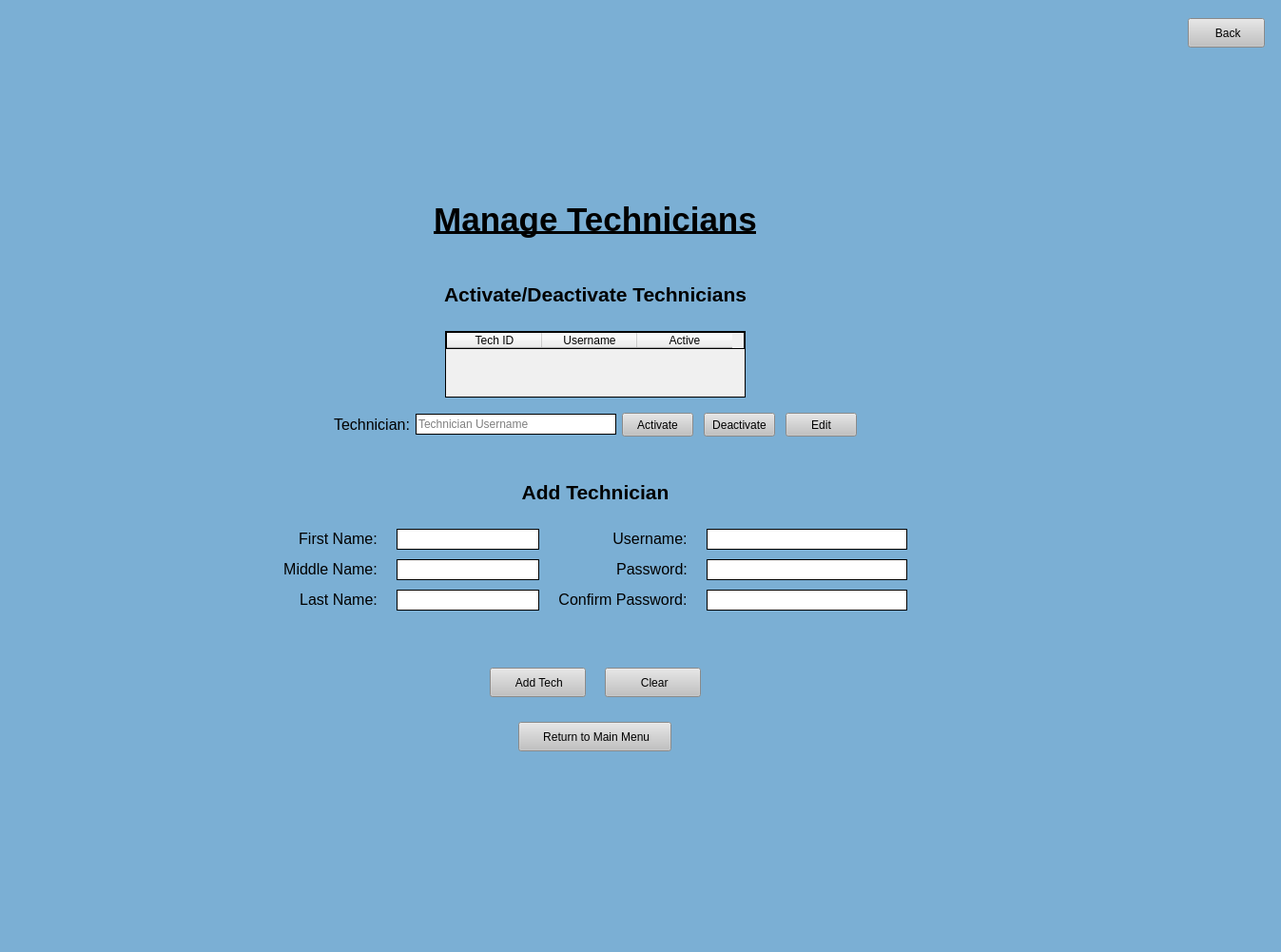
<?xml version="1.0" encoding="UTF-8"?>
<ui version="4.0">
 <class>MainWindow</class>
 <widget class="QMainWindow" name="MainWindow">
  <property name="enabled">
   <bool>true</bool>
  </property>
  <property name="geometry">
   <rect>
    <x>0</x>
    <y>0</y>
    <width>1347</width>
    <height>1001</height>
   </rect>
  </property>
  <property name="focusPolicy">
   <enum>Qt::ClickFocus</enum>
  </property>
  <property name="windowTitle">
   <string>Login</string>
  </property>
  <property name="styleSheet">
   <string notr="true">background-color: rgb(123, 175, 212);</string>
  </property>
  <property name="toolButtonStyle">
   <enum>Qt::ToolButtonIconOnly</enum>
  </property>
  <widget class="QWidget" name="centralwidget">
   <layout class="QGridLayout" name="gridLayout">
    <item row="3" column="0">
     <layout class="QHBoxLayout" name="horizontalLayout_7">
      <property name="leftMargin">
       <number>0</number>
      </property>
      <property name="topMargin">
       <number>0</number>
      </property>
      <property name="rightMargin">
       <number>0</number>
      </property>
      <property name="bottomMargin">
       <number>0</number>
      </property>
      <item>
       <spacer name="horizontalSpacer_11">
        <property name="orientation">
         <enum>Qt::Horizontal</enum>
        </property>
        <property name="sizeHint" stdset="0">
         <size>
          <width>40</width>
          <height>20</height>
         </size>
        </property>
       </spacer>
      </item>
      <item>
       <layout class="QVBoxLayout" name="verticalLayout">
        <property name="leftMargin">
         <number>20</number>
        </property>
        <property name="topMargin">
         <number>20</number>
        </property>
        <property name="rightMargin">
         <number>20</number>
        </property>
        <property name="bottomMargin">
         <number>20</number>
        </property>
        <item>
         <widget class="QLabel" name="label">
          <property name="text">
           <string>&lt;html&gt;&lt;head/&gt;&lt;body&gt;&lt;p align=&quot;center&quot;&gt;&lt;span style=&quot; font-size:26pt; font-weight:600; text-decoration: underline;&quot;&gt;Manage Technicians&lt;/span&gt;&lt;/p&gt;&lt;/body&gt;&lt;/html&gt;</string>
          </property>
         </widget>
        </item>
        <item>
         <spacer name="verticalSpacer_4">
          <property name="orientation">
           <enum>Qt::Vertical</enum>
          </property>
          <property name="sizeType">
           <enum>QSizePolicy::Minimum</enum>
          </property>
          <property name="sizeHint" stdset="0">
           <size>
            <width>20</width>
            <height>40</height>
           </size>
          </property>
         </spacer>
        </item>
        <item>
         <widget class="QLabel" name="label_22">
          <property name="text">
           <string>&lt;html&gt;&lt;head/&gt;&lt;body&gt;&lt;p align=&quot;center&quot;&gt;&lt;span style=&quot; font-size:16pt; font-weight:600;&quot;&gt;Activate/Deactivate Technicians&lt;/span&gt;&lt;/p&gt;&lt;/body&gt;&lt;/html&gt;</string>
          </property>
         </widget>
        </item>
        <item>
         <spacer name="verticalSpacer_6">
          <property name="orientation">
           <enum>Qt::Vertical</enum>
          </property>
          <property name="sizeHint" stdset="0">
           <size>
            <width>20</width>
            <height>20</height>
           </size>
          </property>
         </spacer>
        </item>
        <item>
         <layout class="QHBoxLayout" name="horizontalLayout">
          <property name="topMargin">
           <number>0</number>
          </property>
          <property name="bottomMargin">
           <number>0</number>
          </property>
          <item>
           <spacer name="horizontalSpacer_3">
            <property name="orientation">
             <enum>Qt::Horizontal</enum>
            </property>
            <property name="sizeHint" stdset="0">
             <size>
              <width>40</width>
              <height>20</height>
             </size>
            </property>
           </spacer>
          </item>
          <item>
           <widget class="QTableWidget" name="techTable">
            <property name="minimumSize">
             <size>
              <width>0</width>
              <height>0</height>
             </size>
            </property>
            <property name="maximumSize">
             <size>
              <width>350</width>
              <height>250</height>
             </size>
            </property>
            <property name="cursor" stdset="0">
             <cursorShape>ArrowCursor</cursorShape>
            </property>
            <property name="styleSheet">
             <string notr="true">background-color: rgb(240, 240, 240);
border-style: solid;
border-width: 1px</string>
            </property>
            <property name="horizontalScrollBarPolicy">
             <enum>Qt::ScrollBarAsNeeded</enum>
            </property>
            <property name="sizeAdjustPolicy">
             <enum>QAbstractScrollArea::AdjustToContents</enum>
            </property>
            <property name="editTriggers">
             <set>QAbstractItemView::NoEditTriggers</set>
            </property>
            <property name="tabKeyNavigation">
             <bool>false</bool>
            </property>
            <property name="showDropIndicator" stdset="0">
             <bool>false</bool>
            </property>
            <property name="dragDropOverwriteMode">
             <bool>false</bool>
            </property>
            <property name="alternatingRowColors">
             <bool>true</bool>
            </property>
            <property name="selectionMode">
             <enum>QAbstractItemView::SingleSelection</enum>
            </property>
            <property name="selectionBehavior">
             <enum>QAbstractItemView::SelectRows</enum>
            </property>
            <property name="showGrid">
             <bool>true</bool>
            </property>
            <property name="gridStyle">
             <enum>Qt::SolidLine</enum>
            </property>
            <property name="cornerButtonEnabled">
             <bool>true</bool>
            </property>
            <attribute name="horizontalHeaderCascadingSectionResizes">
             <bool>false</bool>
            </attribute>
            <attribute name="horizontalHeaderHighlightSections">
             <bool>true</bool>
            </attribute>
            <attribute name="horizontalHeaderShowSortIndicator" stdset="0">
             <bool>false</bool>
            </attribute>
            <attribute name="horizontalHeaderStretchLastSection">
             <bool>false</bool>
            </attribute>
            <column>
             <property name="text">
              <string>Tech ID</string>
             </property>
            </column>
            <column>
             <property name="text">
              <string>Username</string>
             </property>
            </column>
            <column>
             <property name="text">
              <string>Active</string>
             </property>
            </column>
           </widget>
          </item>
          <item>
           <spacer name="horizontalSpacer_7">
            <property name="orientation">
             <enum>Qt::Horizontal</enum>
            </property>
            <property name="sizeType">
             <enum>QSizePolicy::Expanding</enum>
            </property>
            <property name="sizeHint" stdset="0">
             <size>
              <width>40</width>
              <height>20</height>
             </size>
            </property>
           </spacer>
          </item>
         </layout>
        </item>
        <item>
         <spacer name="verticalSpacer_12">
          <property name="orientation">
           <enum>Qt::Vertical</enum>
          </property>
          <property name="sizeType">
           <enum>QSizePolicy::Minimum</enum>
          </property>
          <property name="sizeHint" stdset="0">
           <size>
            <width>20</width>
            <height>10</height>
           </size>
          </property>
         </spacer>
        </item>
        <item>
         <layout class="QHBoxLayout" name="horizontalLayout_6">
          <property name="leftMargin">
           <number>0</number>
          </property>
          <property name="topMargin">
           <number>0</number>
          </property>
          <property name="rightMargin">
           <number>0</number>
          </property>
          <property name="bottomMargin">
           <number>0</number>
          </property>
          <item>
           <spacer name="horizontalSpacer_4">
            <property name="orientation">
             <enum>Qt::Horizontal</enum>
            </property>
            <property name="sizeHint" stdset="0">
             <size>
              <width>40</width>
              <height>20</height>
             </size>
            </property>
           </spacer>
          </item>
          <item>
           <layout class="QGridLayout" name="gridLayout_3">
            <property name="leftMargin">
             <number>0</number>
            </property>
            <property name="topMargin">
             <number>0</number>
            </property>
            <property name="rightMargin">
             <number>0</number>
            </property>
            <property name="bottomMargin">
             <number>0</number>
            </property>
            <item row="0" column="2">
             <layout class="QHBoxLayout" name="horizontalLayout_3">
              <property name="leftMargin">
               <number>0</number>
              </property>
              <property name="topMargin">
               <number>0</number>
              </property>
              <property name="rightMargin">
               <number>0</number>
              </property>
              <property name="bottomMargin">
               <number>0</number>
              </property>
              <item>
               <widget class="QPushButton" name="activate">
                <property name="minimumSize">
                 <size>
                  <width>75</width>
                  <height>25</height>
                 </size>
                </property>
                <property name="maximumSize">
                 <size>
                  <width>75</width>
                  <height>25</height>
                 </size>
                </property>
                <property name="cursor">
                 <cursorShape>PointingHandCursor</cursorShape>
                </property>
                <property name="styleSheet">
                 <string notr="true">QPushButton:hover {
	 background-color: rgb(210, 210, 210);
}

QPushButton:focus {
	background-color: rgb(210, 210, 210);
}

QPushButton {
	background-color: rgb(193, 193, 193);
}</string>
                </property>
                <property name="text">
                 <string>Activate</string>
                </property>
               </widget>
              </item>
              <item>
               <spacer name="horizontalSpacer_14">
                <property name="orientation">
                 <enum>Qt::Horizontal</enum>
                </property>
                <property name="sizeType">
                 <enum>QSizePolicy::Minimum</enum>
                </property>
                <property name="sizeHint" stdset="0">
                 <size>
                  <width>5</width>
                  <height>20</height>
                 </size>
                </property>
               </spacer>
              </item>
              <item>
               <widget class="QPushButton" name="deactivate">
                <property name="minimumSize">
                 <size>
                  <width>75</width>
                  <height>25</height>
                 </size>
                </property>
                <property name="maximumSize">
                 <size>
                  <width>75</width>
                  <height>25</height>
                 </size>
                </property>
                <property name="cursor">
                 <cursorShape>PointingHandCursor</cursorShape>
                </property>
                <property name="styleSheet">
                 <string notr="true">QPushButton:hover {
	 background-color: rgb(210, 210, 210);
}

QPushButton:focus {
	background-color: rgb(210, 210, 210);
}

QPushButton {
	background-color: rgb(193, 193, 193);
}</string>
                </property>
                <property name="text">
                 <string>Deactivate</string>
                </property>
               </widget>
              </item>
              <item>
               <spacer name="horizontalSpacer_15">
                <property name="orientation">
                 <enum>Qt::Horizontal</enum>
                </property>
                <property name="sizeType">
                 <enum>QSizePolicy::Minimum</enum>
                </property>
                <property name="sizeHint" stdset="0">
                 <size>
                  <width>5</width>
                  <height>20</height>
                 </size>
                </property>
               </spacer>
              </item>
              <item>
               <widget class="QPushButton" name="edit">
                <property name="minimumSize">
                 <size>
                  <width>75</width>
                  <height>25</height>
                 </size>
                </property>
                <property name="maximumSize">
                 <size>
                  <width>75</width>
                  <height>25</height>
                 </size>
                </property>
                <property name="cursor">
                 <cursorShape>PointingHandCursor</cursorShape>
                </property>
                <property name="styleSheet">
                 <string notr="true">QPushButton:hover {
	 background-color: rgb(210, 210, 210);
}

QPushButton:focus {
	background-color: rgb(210, 210, 210);
}

QPushButton {
	background-color: rgb(193, 193, 193);
}</string>
                </property>
                <property name="text">
                 <string>Edit</string>
                </property>
               </widget>
              </item>
             </layout>
            </item>
            <item row="0" column="1">
             <widget class="QLineEdit" name="tech">
              <property name="minimumSize">
               <size>
                <width>211</width>
                <height>22</height>
               </size>
              </property>
              <property name="maximumSize">
               <size>
                <width>211</width>
                <height>22</height>
               </size>
              </property>
              <property name="styleSheet">
               <string notr="true">background-color: rgb(255, 255, 255);
border-style: solid;
border-width: 1px</string>
              </property>
              <property name="readOnly">
               <bool>true</bool>
              </property>
              <property name="placeholderText">
               <string>Technician Username</string>
              </property>
             </widget>
            </item>
            <item row="0" column="0">
             <widget class="QLabel" name="label_20">
              <property name="text">
               <string>&lt;html&gt;&lt;head/&gt;&lt;body&gt;&lt;p align=&quot;center&quot;&gt;&lt;span style=&quot; font-size:12pt;&quot;&gt;Technician:&lt;/span&gt;&lt;/p&gt;&lt;/body&gt;&lt;/html&gt;</string>
              </property>
              <property name="alignment">
               <set>Qt::AlignRight|Qt::AlignTrailing|Qt::AlignVCenter</set>
              </property>
             </widget>
            </item>
           </layout>
          </item>
          <item>
           <spacer name="horizontalSpacer_12">
            <property name="orientation">
             <enum>Qt::Horizontal</enum>
            </property>
            <property name="sizeHint" stdset="0">
             <size>
              <width>40</width>
              <height>20</height>
             </size>
            </property>
           </spacer>
          </item>
         </layout>
        </item>
        <item>
         <spacer name="verticalSpacer_9">
          <property name="orientation">
           <enum>Qt::Vertical</enum>
          </property>
          <property name="sizeType">
           <enum>QSizePolicy::Minimum</enum>
          </property>
          <property name="sizeHint" stdset="0">
           <size>
            <width>20</width>
            <height>40</height>
           </size>
          </property>
         </spacer>
        </item>
        <item>
         <widget class="QLabel" name="label_21">
          <property name="text">
           <string>&lt;html&gt;&lt;head/&gt;&lt;body&gt;&lt;p align=&quot;center&quot;&gt;&lt;span style=&quot; font-size:16pt; font-weight:600;&quot;&gt;Add Technician&lt;/span&gt;&lt;/p&gt;&lt;/body&gt;&lt;/html&gt;</string>
          </property>
         </widget>
        </item>
        <item>
         <spacer name="verticalSpacer_8">
          <property name="orientation">
           <enum>Qt::Vertical</enum>
          </property>
          <property name="sizeType">
           <enum>QSizePolicy::Minimum</enum>
          </property>
          <property name="sizeHint" stdset="0">
           <size>
            <width>20</width>
            <height>20</height>
           </size>
          </property>
         </spacer>
        </item>
        <item>
         <layout class="QHBoxLayout" name="horizontalLayout_2">
          <property name="topMargin">
           <number>0</number>
          </property>
          <property name="bottomMargin">
           <number>0</number>
          </property>
          <item>
           <spacer name="horizontalSpacer_5">
            <property name="orientation">
             <enum>Qt::Horizontal</enum>
            </property>
            <property name="sizeHint" stdset="0">
             <size>
              <width>40</width>
              <height>20</height>
             </size>
            </property>
           </spacer>
          </item>
          <item>
           <layout class="QGridLayout" name="gridLayout_2">
            <property name="leftMargin">
             <number>0</number>
            </property>
            <property name="topMargin">
             <number>0</number>
            </property>
            <property name="rightMargin">
             <number>0</number>
            </property>
            <property name="bottomMargin">
             <number>0</number>
            </property>
            <property name="horizontalSpacing">
             <number>20</number>
            </property>
            <property name="verticalSpacing">
             <number>10</number>
            </property>
            <item row="1" column="2" alignment="Qt::AlignRight">
             <widget class="QLabel" name="label_15">
              <property name="text">
               <string>&lt;html&gt;&lt;head/&gt;&lt;body&gt;&lt;p align=&quot;center&quot;&gt;&lt;span style=&quot; font-size:12pt;&quot;&gt;Password:&lt;/span&gt;&lt;/p&gt;&lt;/body&gt;&lt;/html&gt;</string>
              </property>
              <property name="alignment">
               <set>Qt::AlignRight|Qt::AlignTrailing|Qt::AlignVCenter</set>
              </property>
             </widget>
            </item>
            <item row="2" column="0" rowspan="2" alignment="Qt::AlignRight">
             <widget class="QLabel" name="label_19">
              <property name="text">
               <string>&lt;html&gt;&lt;head/&gt;&lt;body&gt;&lt;p align=&quot;center&quot;&gt;&lt;span style=&quot; font-size:12pt;&quot;&gt;Last Name:&lt;/span&gt;&lt;/p&gt;&lt;/body&gt;&lt;/html&gt;</string>
              </property>
              <property name="alignment">
               <set>Qt::AlignRight|Qt::AlignTrailing|Qt::AlignVCenter</set>
              </property>
             </widget>
            </item>
            <item row="2" column="1" rowspan="2">
             <widget class="QLineEdit" name="lName">
              <property name="minimumSize">
               <size>
                <width>0</width>
                <height>22</height>
               </size>
              </property>
              <property name="maximumSize">
               <size>
                <width>150</width>
                <height>22</height>
               </size>
              </property>
              <property name="styleSheet">
               <string notr="true">background-color: rgb(255, 255, 255);
border-style: solid;
border-width: 1px</string>
              </property>
             </widget>
            </item>
            <item row="2" column="3" rowspan="2" colspan="2">
             <widget class="QLineEdit" name="confirmPswd">
              <property name="minimumSize">
               <size>
                <width>211</width>
                <height>22</height>
               </size>
              </property>
              <property name="maximumSize">
               <size>
                <width>211</width>
                <height>22</height>
               </size>
              </property>
              <property name="styleSheet">
               <string notr="true">background-color: rgb(255, 255, 255);
border-style: solid;
border-width: 1px</string>
              </property>
             </widget>
            </item>
            <item row="6" column="0" rowspan="2" colspan="5">
             <layout class="QHBoxLayout" name="horizontalLayout_5">
              <property name="leftMargin">
               <number>0</number>
              </property>
              <property name="topMargin">
               <number>0</number>
              </property>
              <property name="rightMargin">
               <number>0</number>
              </property>
              <property name="bottomMargin">
               <number>0</number>
              </property>
              <item>
               <spacer name="horizontalSpacer_9">
                <property name="orientation">
                 <enum>Qt::Horizontal</enum>
                </property>
                <property name="sizeHint" stdset="0">
                 <size>
                  <width>40</width>
                  <height>20</height>
                 </size>
                </property>
               </spacer>
              </item>
              <item>
               <widget class="QPushButton" name="addTech">
                <property name="minimumSize">
                 <size>
                  <width>101</width>
                  <height>31</height>
                 </size>
                </property>
                <property name="maximumSize">
                 <size>
                  <width>101</width>
                  <height>31</height>
                 </size>
                </property>
                <property name="cursor">
                 <cursorShape>PointingHandCursor</cursorShape>
                </property>
                <property name="styleSheet">
                 <string notr="true">QPushButton:hover {
	 background-color: rgb(210, 210, 210);
}

QPushButton:focus {
	background-color: rgb(210, 210, 210);
}

QPushButton {
	background-color: rgb(193, 193, 193);
}</string>
                </property>
                <property name="text">
                 <string> Add Tech</string>
                </property>
               </widget>
              </item>
              <item>
               <spacer name="horizontalSpacer_8">
                <property name="orientation">
                 <enum>Qt::Horizontal</enum>
                </property>
                <property name="sizeType">
                 <enum>QSizePolicy::Minimum</enum>
                </property>
                <property name="sizeHint" stdset="0">
                 <size>
                  <width>20</width>
                  <height>20</height>
                 </size>
                </property>
               </spacer>
              </item>
              <item>
               <widget class="QPushButton" name="clear">
                <property name="minimumSize">
                 <size>
                  <width>101</width>
                  <height>31</height>
                 </size>
                </property>
                <property name="maximumSize">
                 <size>
                  <width>101</width>
                  <height>31</height>
                 </size>
                </property>
                <property name="cursor">
                 <cursorShape>PointingHandCursor</cursorShape>
                </property>
                <property name="styleSheet">
                 <string notr="true">QPushButton:hover {
	 background-color: rgb(210, 210, 210);
}

QPushButton:focus {
	background-color: rgb(210, 210, 210);
}

QPushButton {
	background-color: rgb(193, 193, 193);
}</string>
                </property>
                <property name="text">
                 <string> Clear</string>
                </property>
               </widget>
              </item>
              <item>
               <spacer name="horizontalSpacer_10">
                <property name="orientation">
                 <enum>Qt::Horizontal</enum>
                </property>
                <property name="sizeHint" stdset="0">
                 <size>
                  <width>40</width>
                  <height>20</height>
                 </size>
                </property>
               </spacer>
              </item>
             </layout>
            </item>
            <item row="2" column="2" rowspan="2" alignment="Qt::AlignRight">
             <widget class="QLabel" name="label_16">
              <property name="text">
               <string>&lt;html&gt;&lt;head/&gt;&lt;body&gt;&lt;p align=&quot;center&quot;&gt;&lt;span style=&quot; font-size:12pt;&quot;&gt;Confirm Password:&lt;/span&gt;&lt;/p&gt;&lt;/body&gt;&lt;/html&gt;</string>
              </property>
              <property name="alignment">
               <set>Qt::AlignRight|Qt::AlignTrailing|Qt::AlignVCenter</set>
              </property>
             </widget>
            </item>
            <item row="0" column="3" colspan="2">
             <widget class="QLineEdit" name="user">
              <property name="minimumSize">
               <size>
                <width>211</width>
                <height>22</height>
               </size>
              </property>
              <property name="maximumSize">
               <size>
                <width>211</width>
                <height>22</height>
               </size>
              </property>
              <property name="styleSheet">
               <string notr="true">background-color: rgb(255, 255, 255);
border-style: solid;
border-width: 1px</string>
              </property>
             </widget>
            </item>
            <item row="0" column="1">
             <widget class="QLineEdit" name="fName">
              <property name="minimumSize">
               <size>
                <width>150</width>
                <height>22</height>
               </size>
              </property>
              <property name="maximumSize">
               <size>
                <width>150</width>
                <height>22</height>
               </size>
              </property>
              <property name="styleSheet">
               <string notr="true">background-color: rgb(255, 255, 255);
border-style: solid;
border-width: 1px</string>
              </property>
             </widget>
            </item>
            <item row="1" column="0" alignment="Qt::AlignRight">
             <widget class="QLabel" name="label_18">
              <property name="text">
               <string>&lt;html&gt;&lt;head/&gt;&lt;body&gt;&lt;p align=&quot;center&quot;&gt;&lt;span style=&quot; font-size:12pt;&quot;&gt;Middle Name:&lt;/span&gt;&lt;/p&gt;&lt;/body&gt;&lt;/html&gt;</string>
              </property>
              <property name="alignment">
               <set>Qt::AlignRight|Qt::AlignTrailing|Qt::AlignVCenter</set>
              </property>
             </widget>
            </item>
            <item row="1" column="1">
             <widget class="QLineEdit" name="mName">
              <property name="minimumSize">
               <size>
                <width>150</width>
                <height>22</height>
               </size>
              </property>
              <property name="maximumSize">
               <size>
                <width>150</width>
                <height>22</height>
               </size>
              </property>
              <property name="styleSheet">
               <string notr="true">background-color: rgb(255, 255, 255);
border-style: solid;
border-width: 1px</string>
              </property>
             </widget>
            </item>
            <item row="0" column="2" alignment="Qt::AlignRight">
             <widget class="QLabel" name="label_14">
              <property name="text">
               <string>&lt;html&gt;&lt;head/&gt;&lt;body&gt;&lt;p align=&quot;center&quot;&gt;&lt;span style=&quot; font-size:12pt;&quot;&gt;Username:&lt;/span&gt;&lt;/p&gt;&lt;/body&gt;&lt;/html&gt;</string>
              </property>
              <property name="alignment">
               <set>Qt::AlignRight|Qt::AlignTrailing|Qt::AlignVCenter</set>
              </property>
             </widget>
            </item>
            <item row="0" column="0" alignment="Qt::AlignRight">
             <widget class="QLabel" name="label_17">
              <property name="text">
               <string>&lt;html&gt;&lt;head/&gt;&lt;body&gt;&lt;p align=&quot;center&quot;&gt;&lt;span style=&quot; font-size:12pt;&quot;&gt;First Name:&lt;/span&gt;&lt;/p&gt;&lt;/body&gt;&lt;/html&gt;</string>
              </property>
              <property name="alignment">
               <set>Qt::AlignRight|Qt::AlignTrailing|Qt::AlignVCenter</set>
              </property>
             </widget>
            </item>
            <item row="1" column="3" colspan="2">
             <widget class="QLineEdit" name="pswd">
              <property name="minimumSize">
               <size>
                <width>211</width>
                <height>22</height>
               </size>
              </property>
              <property name="maximumSize">
               <size>
                <width>211</width>
                <height>22</height>
               </size>
              </property>
              <property name="styleSheet">
               <string notr="true">background-color: rgb(255, 255, 255);
border-style: solid;
border-width: 1px</string>
              </property>
             </widget>
            </item>
            <item row="5" column="0" colspan="5">
             <spacer name="verticalSpacer_7">
              <property name="orientation">
               <enum>Qt::Vertical</enum>
              </property>
              <property name="sizeType">
               <enum>QSizePolicy::Minimum</enum>
              </property>
              <property name="sizeHint" stdset="0">
               <size>
                <width>20</width>
                <height>10</height>
               </size>
              </property>
             </spacer>
            </item>
            <item row="4" column="0" colspan="5" alignment="Qt::AlignHCenter">
             <widget class="QLabel" name="errorMessage">
              <property name="minimumSize">
               <size>
                <width>350</width>
                <height>30</height>
               </size>
              </property>
              <property name="maximumSize">
               <size>
                <width>999</width>
                <height>30</height>
               </size>
              </property>
              <property name="styleSheet">
               <string notr="true">font: 12pt &quot;MS Shell Dlg 2&quot;;
color:red;</string>
              </property>
              <property name="text">
               <string/>
              </property>
              <property name="alignment">
               <set>Qt::AlignCenter</set>
              </property>
             </widget>
            </item>
           </layout>
          </item>
          <item>
           <spacer name="horizontalSpacer_6">
            <property name="orientation">
             <enum>Qt::Horizontal</enum>
            </property>
            <property name="sizeHint" stdset="0">
             <size>
              <width>40</width>
              <height>20</height>
             </size>
            </property>
           </spacer>
          </item>
         </layout>
        </item>
        <item>
         <spacer name="verticalSpacer_11">
          <property name="orientation">
           <enum>Qt::Vertical</enum>
          </property>
          <property name="sizeType">
           <enum>QSizePolicy::Minimum</enum>
          </property>
          <property name="sizeHint" stdset="0">
           <size>
            <width>20</width>
            <height>20</height>
           </size>
          </property>
         </spacer>
        </item>
        <item alignment="Qt::AlignHCenter|Qt::AlignVCenter">
         <widget class="QPushButton" name="home">
          <property name="minimumSize">
           <size>
            <width>161</width>
            <height>31</height>
           </size>
          </property>
          <property name="maximumSize">
           <size>
            <width>161</width>
            <height>31</height>
           </size>
          </property>
          <property name="cursor">
           <cursorShape>PointingHandCursor</cursorShape>
          </property>
          <property name="styleSheet">
           <string notr="true">QPushButton:hover {
	 background-color: rgb(210, 210, 210);
}

QPushButton:focus {
	background-color: rgb(210, 210, 210);
}

QPushButton {
	background-color: rgb(193, 193, 193);
}</string>
          </property>
          <property name="text">
           <string> Return to Main Menu</string>
          </property>
         </widget>
        </item>
        <item>
         <spacer name="verticalSpacer_5">
          <property name="orientation">
           <enum>Qt::Vertical</enum>
          </property>
          <property name="sizeType">
           <enum>QSizePolicy::Minimum</enum>
          </property>
          <property name="sizeHint" stdset="0">
           <size>
            <width>20</width>
            <height>25</height>
           </size>
          </property>
         </spacer>
        </item>
       </layout>
      </item>
      <item>
       <spacer name="horizontalSpacer_13">
        <property name="orientation">
         <enum>Qt::Horizontal</enum>
        </property>
        <property name="sizeHint" stdset="0">
         <size>
          <width>40</width>
          <height>20</height>
         </size>
        </property>
       </spacer>
      </item>
     </layout>
    </item>
    <item row="1" column="2">
     <spacer name="horizontalSpacer_2">
      <property name="orientation">
       <enum>Qt::Horizontal</enum>
      </property>
      <property name="sizeType">
       <enum>QSizePolicy::Minimum</enum>
      </property>
      <property name="sizeHint" stdset="0">
       <size>
        <width>8</width>
        <height>5</height>
       </size>
      </property>
     </spacer>
    </item>
    <item row="5" column="0">
     <spacer name="verticalSpacer_2">
      <property name="orientation">
       <enum>Qt::Vertical</enum>
      </property>
      <property name="sizeHint" stdset="0">
       <size>
        <width>20</width>
        <height>40</height>
       </size>
      </property>
     </spacer>
    </item>
    <item row="2" column="0">
     <spacer name="verticalSpacer">
      <property name="orientation">
       <enum>Qt::Vertical</enum>
      </property>
      <property name="sizeHint" stdset="0">
       <size>
        <width>20</width>
        <height>40</height>
       </size>
      </property>
     </spacer>
    </item>
    <item row="0" column="1">
     <spacer name="verticalSpacer_3">
      <property name="orientation">
       <enum>Qt::Vertical</enum>
      </property>
      <property name="sizeType">
       <enum>QSizePolicy::Minimum</enum>
      </property>
      <property name="sizeHint" stdset="0">
       <size>
        <width>5</width>
        <height>10</height>
       </size>
      </property>
     </spacer>
    </item>
    <item row="1" column="0">
     <spacer name="horizontalSpacer">
      <property name="orientation">
       <enum>Qt::Horizontal</enum>
      </property>
      <property name="sizeHint" stdset="0">
       <size>
        <width>40</width>
        <height>20</height>
       </size>
      </property>
     </spacer>
    </item>
    <item row="1" column="1">
     <widget class="QPushButton" name="back">
      <property name="minimumSize">
       <size>
        <width>81</width>
        <height>31</height>
       </size>
      </property>
      <property name="maximumSize">
       <size>
        <width>81</width>
        <height>31</height>
       </size>
      </property>
      <property name="cursor">
       <cursorShape>PointingHandCursor</cursorShape>
      </property>
      <property name="styleSheet">
       <string notr="true">QPushButton:hover {
	 background-color: rgb(210, 210, 210);
}

QPushButton:focus {
	background-color: rgb(210, 210, 210);
}

QPushButton {
	background-color: rgb(193, 193, 193);
}</string>
      </property>
      <property name="text">
       <string> Back</string>
      </property>
     </widget>
    </item>
   </layout>
  </widget>
  <widget class="QMenuBar" name="menubar">
   <property name="geometry">
    <rect>
     <x>0</x>
     <y>0</y>
     <width>1347</width>
     <height>21</height>
    </rect>
   </property>
  </widget>
  <widget class="QStatusBar" name="statusbar"/>
 </widget>
 <tabstops>
  <tabstop>techTable</tabstop>
  <tabstop>tech</tabstop>
  <tabstop>activate</tabstop>
  <tabstop>deactivate</tabstop>
  <tabstop>edit</tabstop>
  <tabstop>fName</tabstop>
  <tabstop>mName</tabstop>
  <tabstop>lName</tabstop>
  <tabstop>user</tabstop>
  <tabstop>pswd</tabstop>
  <tabstop>confirmPswd</tabstop>
  <tabstop>addTech</tabstop>
  <tabstop>clear</tabstop>
  <tabstop>home</tabstop>
  <tabstop>back</tabstop>
 </tabstops>
 <resources/>
 <connections/>
</ui>
